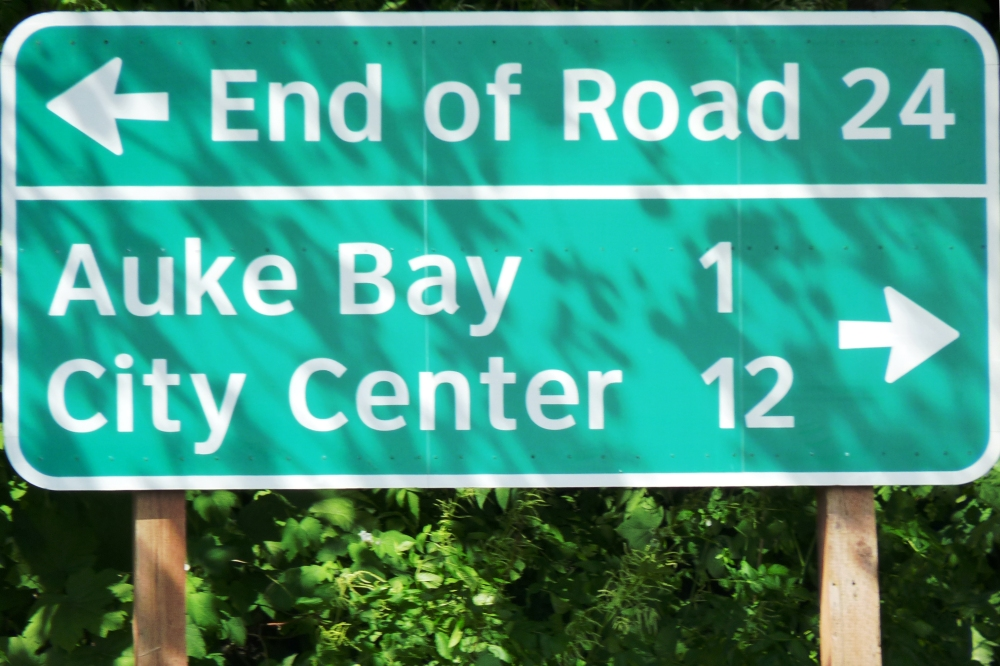
#> input picture Example-images/ex08.jpg, 1000 x 666 px, given in place of mobile.jpg, which was not available
$ jupyter execute --allow-errors project.ipynb   (text cells are left out)
#> lines starting #> are read from the running program, lines starting #| are printed output that depends on the picture
[cell 1]
import numpy as np
import cv2
from imutils.object_detection import non_max_suppression
import pytesseract
from matplotlib import pyplot as plt

pytesseract.pytesseract.tesseract_cmd = r"C:\Users\student\AppData\Local\Tesseract-OCR\tesseract.exe"

[cell 2]
# Creating argument dictionary for the default arguments needed in the code.
args = {"image":"C:/Users/student/Desktop/students/ds_45/shahana_vm/project/example_images/mobile.jpg" ,
        "data":"C:/Users/student/Desktop/students/ds_45/shahana_vm/project/east_text_detection.pb",
        "min_confidence":0.5,
        "width":320,
        "height":320}

[cell 3]
# Give location of the image to be read
# cv2.imread() method loads an image from the specified file.
img = cv2.imread(args['image'])
#> img is the input picture: shape (666, 1000, 3); mean B, G, R 130.7, 151.6, 67.1

[cell 4]
# Saving original image and shape
orig_img= img.copy()
o_height, o_width = img.shape[:2]
#> o_height = 666; o_width = 1000

[cell 5]
# Set new height and width to default 320 by using args dictionary
new_height, new_width = args['height'], args['width']

[cell 6]
# Calculate the ratio between original image and new image for both height and width
# This ratio will be used to translate bounding box location on the original image
r_height = o_height / float(new_height)
#> r_height = 2.08
r_width = o_width / float(new_width)
#> r_width = 3.12

[cell 7]
# Resize the original image to new dimensions
img = cv2.resize(img, (new_height, new_width))
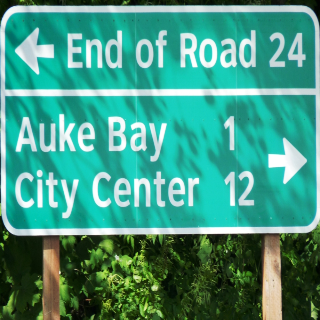
#> img: shape (320, 320, 3); mean B, G, R 130.6, 151.5, 67
height, width = img.shape[:2]
#> height = 320; width = 320

[cell 8]
# We need to create a 4-D input blob for feeding the image to the network.
# This is done using the blobFromImage function

blob = cv2.dnn.blobFromImage(img, 1.0 ,(height,width), (123.68, 116.78, 103.94),swapRB = True, crop = False)

# The first argument is the image itself
# The second argument specifies the scaling of each pixel value. In this case, it is not required. Thus we keep it as 1.
# The default input to the network is 320×320. So, we need to specify this while creating the blob. You can experiment with any other input dimension also.
# We also specify the mean that should be subtracted from each image since this was used while training the model. The mean used is (123.68, 116.78, 103.94).
# The next argument is whether we want to swap the R and B channels. This is required since OpenCV uses BGR format and Tensorflow uses RGB format.
# The last argument is whether we want to crop the image and take the center crop. We specify False in this case

#> (a cell that did not finish here is left out)

[cell 10]
# We would like to get two outputs from the EAST model.
# The first layer is our output sigmoid activation which gives us the probability of a region containing text or not.
# The second layer is the output feature map that represents the “geometry” of the image
# we’ll be able to use this geometry to derive the bounding box coordinates of the text in the input image
# The following two layer need to pulled from EAST model for achieving this.
layers = ["feature_fusion/Conv_7/Sigmoid", "feature_fusion/concat_3"]

#> (a cell that did not finish here is left out)

[cell 12]
# Returns the bounding box and probability score if it is more than minimum confidence
# grab the number of rows and columns from the scores volume.
# Then initialize our set of bounding box rectangles and corresponding confidence scores
# [56 lines left out: function predictions, not called in this run]

#> (a cell that did not finish here is left out)

[cell 14]
# Initialize the list of results
results = []

# Loop over the bounding boxes to find the coordinate of the bounding boxes
#> (the rest of this cell did not finish here and is left out)

[cell 15]
orig_image = orig_img.copy()

print("Detected Text is:\n")

#Moving over the results and display the image
for ((startX, startY, endX, endY),text) in results:
    # Display the text detected by tesseract
    print("{}".format(text))

    # Displaying text
    text = "".join([x if ord(x) < 128 else " " for x in text]).strip()
    # ''.join() expression is filtering, removing anything non-ASCII.
    # This handles characters one by one and would still use one space per character replaced.
    # Strip() method removes any leading (spaces at the beginning) and trailing (spaces at the end) characters (space is the default leading character to remove)

    cv2.rectangle(orig_image,(startX, startY),(endX, endY),(255,0,255),2)
    cv2.putText(orig_image,text,(startX, startY -30), cv2.FONT_HERSHEY_DUPLEX, 1, (128,0,0), 2)

plt.imshow(orig_image)
plt.savefig("output image-1.png",dpi = 150)
plt.show()


$ run again, on Example-images/ex12.jpg
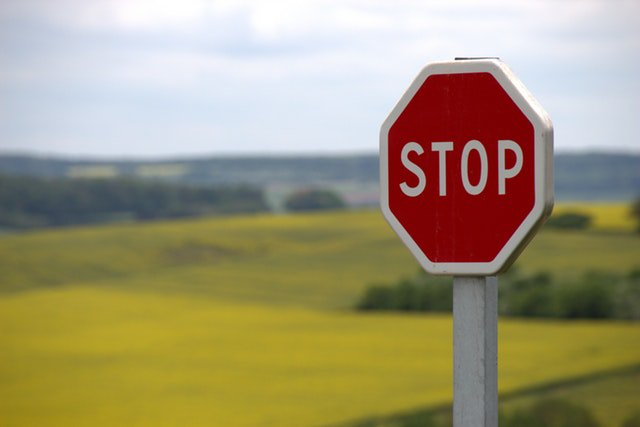
#> input picture Example-images/ex12.jpg, 640 x 427 px, given in place of mobile.jpg, which was not available
#> img is the input picture: shape (427, 640, 3); mean B, G, R 118.6, 150.6, 160.6
#> `img = cv2.resize(img, (new_height, new_width))`:
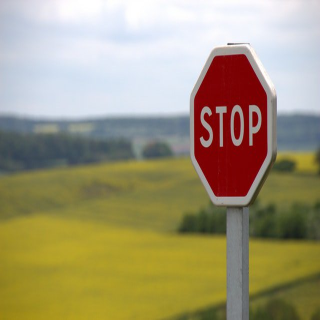
#> img: shape (320, 320, 3); mean B, G, R 118.5, 150.5, 160.5
